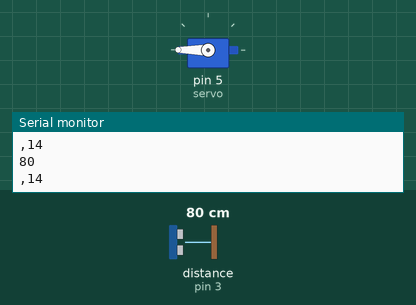
A sketch run on a simulated Arduino Uno, built with avr-gcc and run on an emulated ATmega328P. On the bench: servo, the last lines printed to the serial monitor. Wiring (inferred from the names in the program): ultrasonic range finder: trigger pin 2; echo pin 3. The inputs (shaded band) are chosen by the test bench; at power-on: distance to the obstacle (sensor on pin 3) 80 cm. The echo pulse lasts 58.3 µs per cm.

Above: at 1.2 s.
1.3 s: distance to the obstacle (sensor on pin 3) set to 9 cm
At 1.99 s:
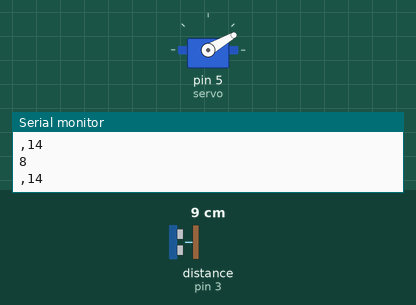
4.3 s: distance to the obstacle (sensor on pin 3) set to 18 cm
6.2 s: distance to the obstacle (sensor on pin 3) set to 2 cm
At 7.0 s:
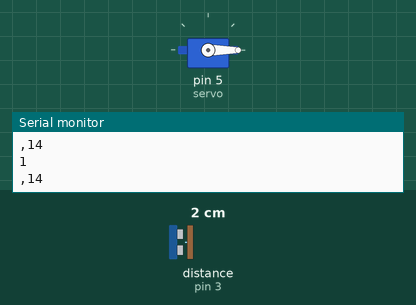
7.7 s: distance to the obstacle (sensor on pin 3) set to 35 cm
At 8.9 s:
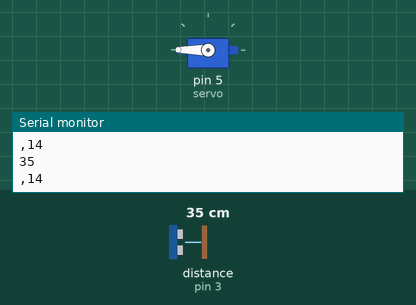
Timing chart, 0 to 10.2 s (numbered marks = the images above; inputs shaded):
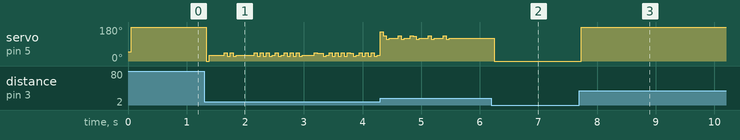

Measured:
- after the input at 6.2 s, servo on pin 5 (servo): 120° → 0° after 0.05 s
- after the input at 7.7 s, servo on pin 5 (servo): 0° → 180° at once

The sketch:

sketch_dec31a.ino
```cpp
#include <Servo.h>
Servo servo;

#define trig 2
#define echo 3

#define kp 20
#define ki 0.050
#define kd 400

double priError = 0;
double toError = 0;
float time;
int period = 50;
void setup() {
  pinMode(trig, OUTPUT);
  pinMode(echo, INPUT);
  servo.attach(5);
  Serial.begin(9600);
  servo.write(50);
  time = millis();

}
void loop() {
  if (millis()> time + period){
    time = millis();

      PID();
    }

  //  int a = distance();
  //  Serial.println(a);
}

long distance () {
  digitalWrite(trig, LOW);
  delayMicroseconds(4);
  digitalWrite(trig, HIGH);
  delayMicroseconds(10);
  digitalWrite(trig, LOW);

  long t = pulseIn(echo, HIGH);
  long cm = t / 29 / 2;
  return cm;
}

void PID() {

  int dis = distance ();


  int setP = 14 ;
  double error = setP - dis;

  double Ivalue;
  double Pvalue = error * kp;

  double Dvalue = ((error - priError)/period) * kd;
      if(-3 < error && error < 3)
    {
      Ivalue = toError * ki;;
    }
    else
    {
      Ivalue = 0;
    }
  double PIDvalue = Pvalue + Ivalue + Dvalue;
  priError = error;
  toError += error;
  Serial.println(dis);
  Serial.print(',');
  Serial.println(setP);
  int Fvalue = (int)PIDvalue;


  Fvalue = map(Fvalue, -180, 180, 180, 0);


  if (Fvalue < 0) {
    Fvalue = 0;
  }
  if (Fvalue > 180) {
    Fvalue = 180;
  }

  servo.write(Fvalue);
}
```
